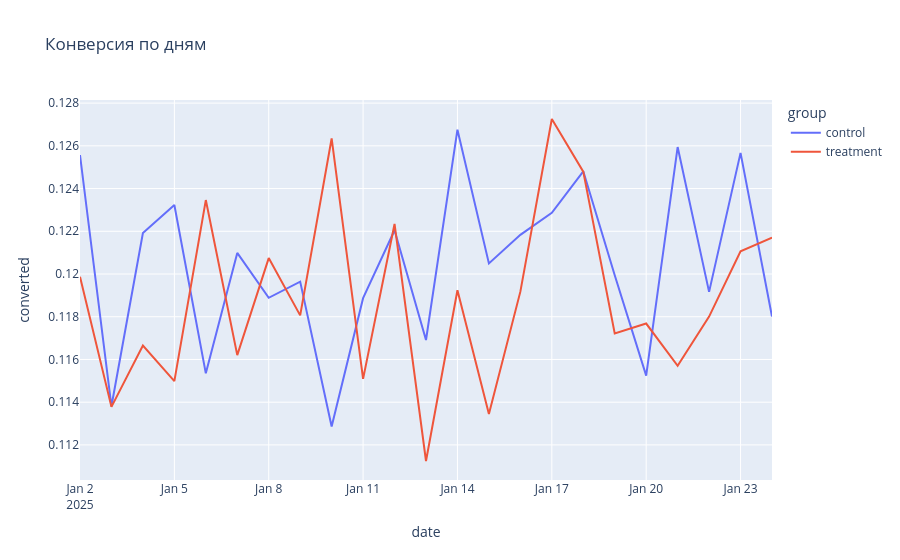

Write notebook code for a chart like this one.
### Markdown cell above
control и treatment достаточно корректно распределены. все ок!

думаю стоит рассмотреть и конверсию по дням

### Code cell
daily_cr = df.groupby(['date', 'group'], as_index=False)['converted'].mean()
px.line(daily_cr, x='date', y='converted', color='group', title='Конверсия по дням').show()

### Figure 1 — Plotly figure (JSON) as saved in the notebook; plotly's stock layout.template omitted (floating-point values rounded to 4 significant figures)
{"data": [{"hovertemplate": "group=control<br>date=%{x}<br>converted=%{y}<extra></extra>", "legendgroup": "control", "line": {"color": "#636efa", "dash": "solid"}, "marker": {"symbol": "circle"}, "mode": "lines", "name": "control", "orientation": "v", "showlegend": true, "type": "scatter", "x": ["2025-01-02", "2025-01-03", "2025-01-04", "2025-01-05", "2025-01-06", "2025-01-07", "2025-01-08", "2025-01-09", "2025-01-10", "2025-01-11", "2025-01-12", "2025-01-13", "2025-01-14", "2025-01-15", "2025-01-16", "2025-01-17", "2025-01-18", "2025-01-19", "2025-01-20", "2025-01-21", "2025-01-22", "2025-01-23", "2025-01-24"], "xaxis": "x", "y": [0.1256, 0.1138, 0.1219, 0.1232, 0.1153, 0.121, 0.1189, 0.1196, 0.1129, 0.1189, 0.122, 0.1169, 0.1268, 0.1205, 0.1218, 0.1229, 0.1248, 0.1199, 0.1152, 0.1259, 0.1192, 0.1257, 0.118], "yaxis": "y"}, {"hovertemplate": "group=treatment<br>date=%{x}<br>converted=%{y}<extra></extra>", "legendgroup": "treatment", "line": {"color": "#EF553B", "dash": "solid"}, "marker": {"symbol": "circle"}, "mode": "lines", "name": "treatment", "orientation": "v", "showlegend": true, "type": "scatter", "x": ["2025-01-02", "2025-01-03", "2025-01-04", "2025-01-05", "2025-01-06", "2025-01-07", "2025-01-08", "2025-01-09", "2025-01-10", "2025-01-11", "2025-01-12", "2025-01-13", "2025-01-14", "2025-01-15", "2025-01-16", "2025-01-17", "2025-01-18", "2025-01-19", "2025-01-20", "2025-01-21", "2025-01-22", "2025-01-23", "2025-01-24"], "xaxis": "x", "y": [0.1199, 0.1138, 0.1166, 0.115, 0.1235, 0.1162, 0.1207, 0.1181, 0.1263, 0.1151, 0.1223, 0.1112, 0.1192, 0.1135, 0.1192, 0.1273, 0.1248, 0.1172, 0.1177, 0.1157, 0.118, 0.1211, 0.1217], "yaxis": "y"}], "layout": {"legend": {"title": {"text": "group"}, "tracegroupgap": 0}, "title": {"text": "Конверсия по дням"}, "xaxis": {"anchor": "y", "domain": [0, 1], "title": {"text": "date"}}, "yaxis": {"anchor": "x", "domain": [0, 1], "title": {"text": "converted"}}}}
